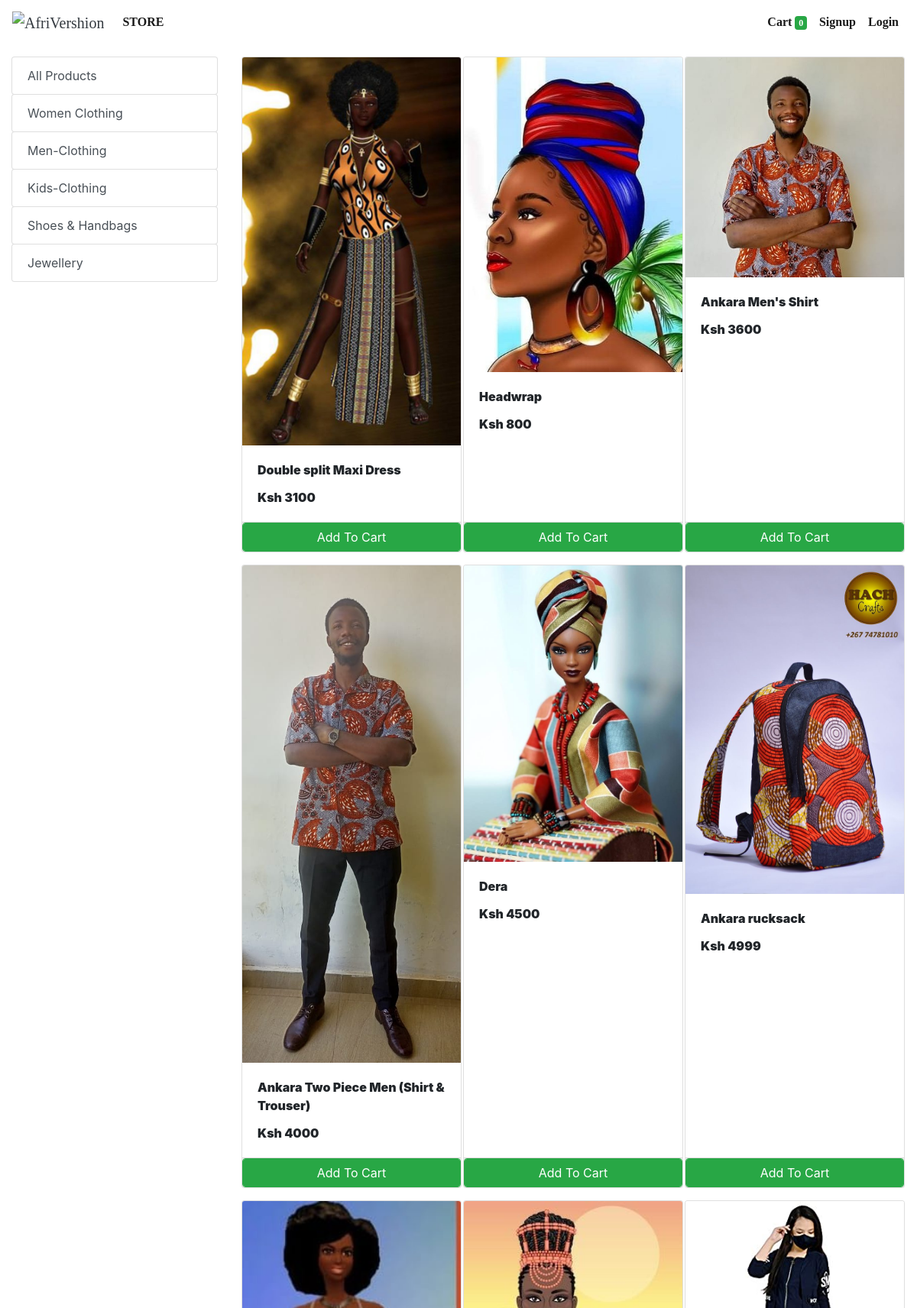
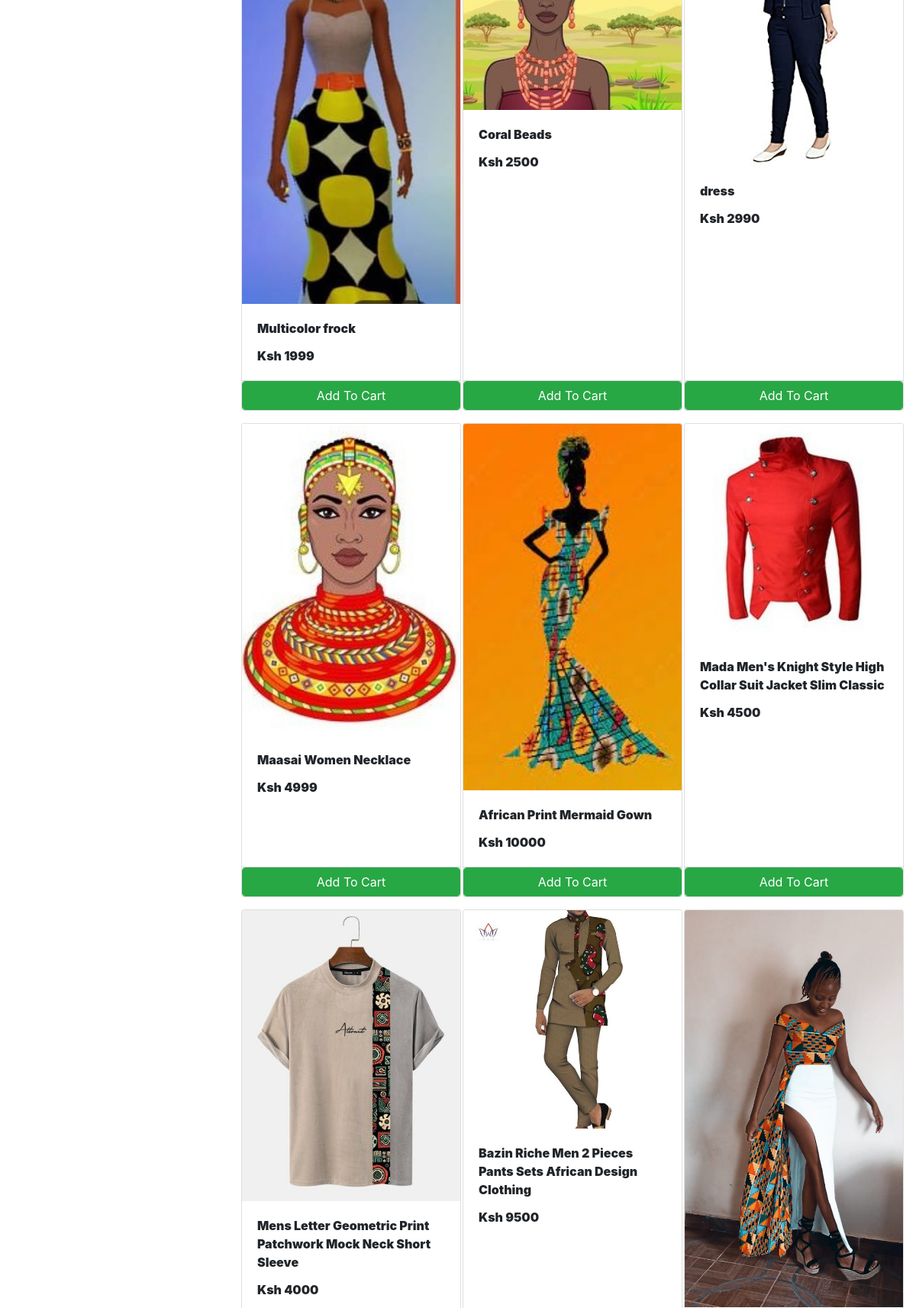
The app's page /store (upper part) with its own data (2 pictures, top to bottom).
### store/models/category.py (models this page shows, shortened)
class Category(models.Model):
    name= models.CharField(max_length=50)
    @staticmethod
    def get_all_categories():
        return Category.objects.all()

### store/models/product.py (models this page shows, shortened)
class Products(models.Model):
    name = models.CharField(max_length=60)
    price= models.IntegerField(default=0)
    category= models.ForeignKey(Category,on_delete=models.CASCADE,default=1 )
    description= models.CharField(max_length=250, default='', blank=False, null= True)
    image= models.ImageField(upload_to='uploads/products/')
    @staticmethod
    def get_all_products():
        return Products.objects.all()

### store/views/home.py (the view)
# urls.py: path('' , include('store.urls'))
def store(request):
    cart = request.session.get('cart')
    if not cart:
        request.session['cart'] = {}
    products = None
    categories = Category.get_all_categories()
    categoryID = request.GET.get('category')
    if categoryID:
        products = Products.get_all_products_by_categoryid(categoryID)
    else:
        products = Products.get_all_products();
    data = {}
    data['products'] = products
    data['categories'] = categories
    print('you are : ', request.session.get('email'))
    return render(request, 'index.html', data)

### store/templatetags/cart.py (called while the page is built)
@register.filter (name='is_in_cart')
def is_in_cart(product, cart):
    keys = cart.keys ()
    for id in keys:
        if int (id) == product.id:
            return True
    return False;

### store/templatetags/custom_filter.py (called while the page is built)
@register.filter(name='currency')
def currency(number):
    return "Ksh "+str(number)

### store/templates/index.html (shortened to what this page needs)
{% extends 'base.html' %}
{% block content %}
{% load cart %}
{% load custom_filter %}
<div class="container-fluid mt-3">
	<div class="row">
		<div class="col-lg-3 mx-auto">
			<div class="list-group">
				<a href="/" class="list-group-item list-group-item-action btn btn-outline-success">All Products</a>
				{% for category in categories %}
				<a href="/?category={{category.id}}"
					class="list-group-item list-group-item-action btn btn-outline-success ">{{category.name}}</a>
				{% endfor %}
			</div>
		</div>
		<div id='products' class="col-lg-9 mx-auto">
			<div class="row mx-auto">
				{% for product in products %}
				<div class="card mx-auto mb-3" id={{product.id}} style="width: 18rem;">
					<img class="card-img-top" src="{{product.image.url}}" alt="Card image cap">
					<div class="card-body">
						<p class="card-title">{{product.name}}</p>
						<p class="card-text"><b>{{product.price|currency}}</b></p>
					</div>
					<div class="card-footer p-0 no-gutters">
						{% if product|is_in_cart:request.session.cart %}
						<div class="row no-gutters">
							<form action="/#{{product.id}}" class="col-2 " method="post">
								{% csrf_token %}
								<input hidden type="text" name='product' value='{{product.id}}'>
								<input hidden type="text" name='remove' value='True'>
								<input type="submit" value=" - " class="btn btn-block btn-success border-right">
							</form>
							<div class="text-center col btn btn-success">{{product|cart_quantity:request.session.cart}} in Cart</div>
							<form action="/#{{product.id}}" class="col-2 " method="post">
								{% csrf_token %}
								<input hidden type="text" name='product' value='{{product.id}}'>
								<input type="submit" value=" + " class="btn btn-block btn-success border-left">
							</form>
						</div>
						{% else %}
						<form action="/#{{product.id}}" method="POST" class="btn-block">
							<input type="submit" class="float-right btn btn-success form-control"
								value="Add To Cart">
						</form>
						{% endif %}
					</div>
				</div>
				{% endfor %}
			</div>
		</div>
	</div>
</div>
{% endblock %}

### records on screen
Category: name "Women Clothing"
Category: name "Men-Clothing"
Category: name "Kids-Clothing"
Category: name "Shoes & Handbags"
Category: name "Jewellery"
Products: image (picture), name "Double split Maxi Dress", price "Ksh 3100"
Products: image (picture), name "Headwrap", price "Ksh 800"
Products: image (picture), name "Ankara Men's Shirt", price "Ksh 3600"
Products: image (picture), name "Ankara Two Piece Men (Shirt & Trouser)", price "Ksh 4000"
Products: image (picture), name "Dera", price "Ksh 4500"
Products: image (picture), name "Ankara rucksack", price "Ksh 4999"
Products: image (picture), name "Multicolor frock", price "Ksh 1999"
Products: image (picture), name "Coral Beads", price "Ksh 2500"
Products: image (picture), name "dress", price "Ksh 2990"
Products: image (picture), name "Maasai Women Necklace", price "Ksh 4999"
Products: image (picture), name "African Print Mermaid Gown", price "Ksh 10000"
Products: image (picture), name "Mada Men's Knight Style High Collar Suit Jacket Slim Classic", price "Ksh 4500"
Products: image (picture), name "Mens Letter Geometric Print Patchwork Mock Neck Short Sleeve", price "Ksh 4000"
Products: image (picture), name "Bazin Riche Men 2 Pieces Pants Sets African Design Clothing", price "Ksh 9500"
Products: image (picture)

### other values on screen
{{ request.session.cart.keys|length }} "0"
